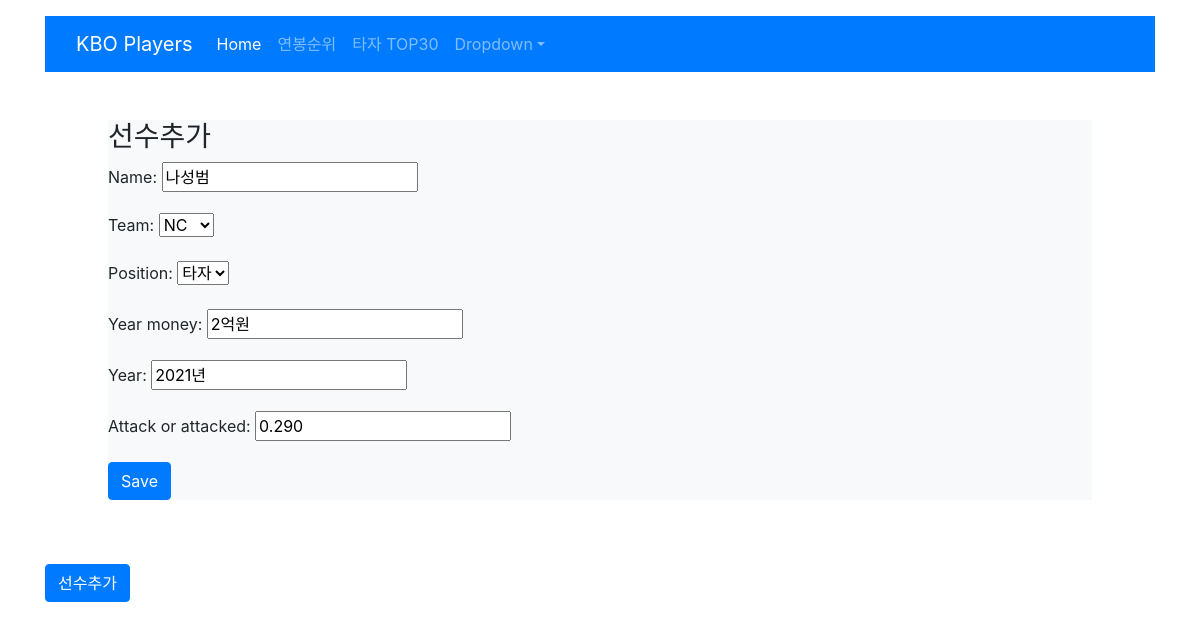
Before: /kboplayer/2/edit with the older database file.
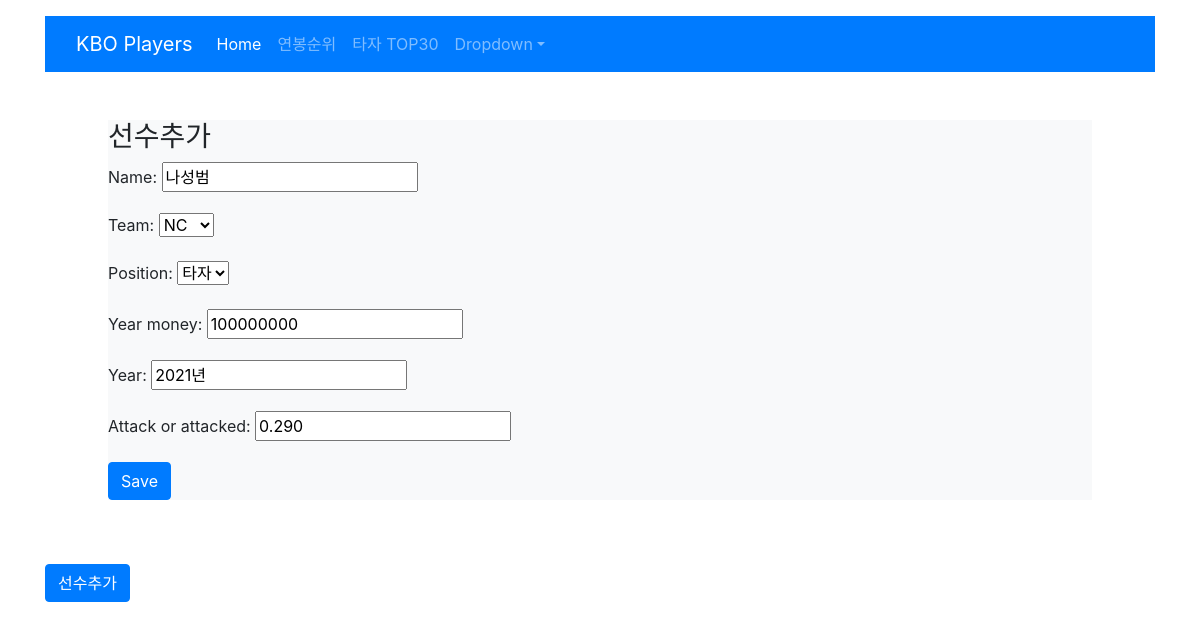
After: the same page with the newer database file.
### kbo_player/models.py (models this page shows, shortened)
class Kboplayer(models.Model):
    name = models.CharField(max_length=100) #선수이름
    team = models.CharField(max_length=10,choices=team_choices,default=None) #소속팀명
    position = models.CharField(max_length=5,choices=position_choices,default=None) #포지션
    year_money = models.CharField(max_length=1000,null=True)
    year = models.CharField(max_length=100,null=True)
    created_date = models.DateTimeField(default=timezone.now)
    update_date = models.DateTimeField(blank=True,null=True)
    attack_or_attacked = models.CharField(max_length=100,null=True)

### kbo_player/views.py (the view)
# urls.py: path('player/<int:pk>/edit',views.kbo_player_edit,name='kbo_player_edit'),
def kbo_player_edit(request,pk): #선수수정
    kbo_player = Kboplayer.objects.get(pk=pk)
    if request.method == "POST":
        form = PlayerForm(request.POST, instance=kbo_player)
        if form.is_valid():
            kbo_player = form.save(commit=False)
            kbo_player.updated_date = timezone
            kbo_player.save()
            return  redirect('kbo_player_detail', pk = kbo_player.pk)
    else:
        form = PlayerForm(instance=kbo_player)
    return render(request,'kbo_player/kbo_new_player.html',{'form':form})

### kbo_player/forms.py
class PlayerForm(forms.ModelForm):
    class Meta:
        model = Kboplayer
        fields = ('name','team','position','year_money','year','attack_or_attacked')

### kbo_player/templates/kbo_player/kbo_new_player.html (shortened to what this page needs)
{% extends 'kbo_player/base.html' %}
{% block content %}
<div class="container">
    <div class="bg-light m-5">
<h3>선수추가</h3>
<form class="post-form" method="POST">
    {{ form.as_p }}
    <button class="save btn btn-primary" type="submit">Save</button>
    </div>
{% endblock %}

Changed rows visible on the page:
changed Kboplayer "나성범": year_money "2억원" → "100000000"
